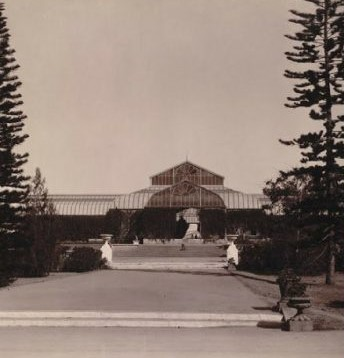
#> input picture im.jpg, 344 x 358 px
$ jupyter execute 'task 4.3.ipynb'
#> lines starting #> are read from the running program, lines starting #| are printed output that depends on the picture
[cell 1]
import cv2
import numpy as np

[cell 2]
#first image
image1 = cv2.imread('im.jpg')
#> image1 is the input picture: shape (358, 344, 3); mean B, G, R 116.9, 125.8, 142.1


cv2.imshow("1", image1)
if cv2.waitKey() == 32:
#> (key Esc is pressed here)
    pass
cv2.destroyAllWindows()

[cell 3]
image1.shape
#> Out = (358, 344, 3)

[cell 4]
#second image
image2 = cv2.imread('age.jpg')
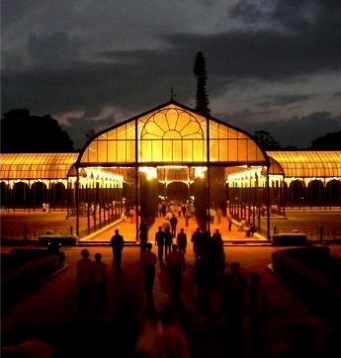
#> input picture age.jpg, 341 x 358 px
#> image2 is the input picture: shape (358, 341, 3); mean B, G, R 30.3, 47.6, 71.6


cv2.imshow("2", image2)
if cv2.waitKey() == 32:
#> (key Esc is pressed here)
    pass
cv2.destroyAllWindows()

[cell 5]
image2.shape
#> Out = (358, 341, 3)

[cell 6]
#combining both first and second image
image = np.hstack((image1,image2))
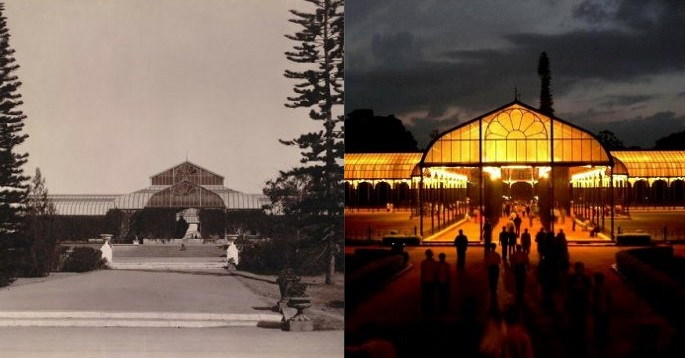
#> image: shape (358, 685, 3); mean B, G, R 73.8, 86.9, 107
cv2.imshow("image", image)
if cv2.waitKey() == 13:
#> (key Esc is pressed here)
    pass
cv2.destroyAllWindows()
